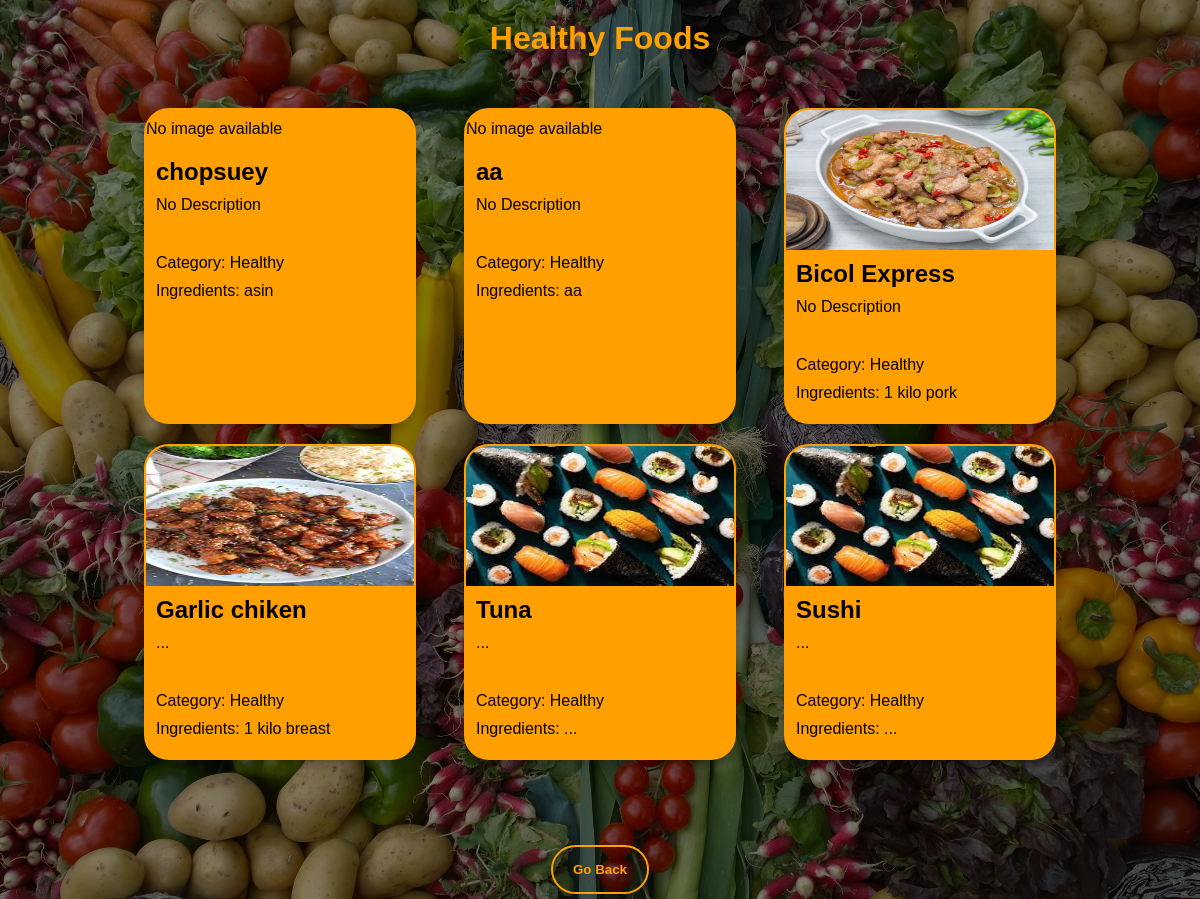
Screenshot of /healthy-foods/ with the database file from the repository.
### members/models.py (models this page shows, shortened)
class FoodItem(models.Model):
    name = models.CharField(max_length=255)
    ingredients = models.TextField()
    category = models.CharField(max_length=255, default="Uncategorized")  # Add a default value
    image = models.ImageField(upload_to='img/', default='', blank=False, null=False)
    description = models.TextField(default="No Description")  # Add a description field

### members/views.py (the view)
# urls.py: path('healthy-foods/', views.healthy_foods, name='healthy_foods'),
def healthy_foods(request):
    healthy_foods_list = FoodItem.objects.filter(category='Healthy')
    context = {'foods': healthy_foods_list}
    return render(request, 'HealthyFood.html', context)

### members/templates/HealthyFood.html (shortened to what this page needs)
{% load static %}
<!DOCTYPE html>
<html lang="en">
<head>
    <link rel="stylesheet" type="text/css" href="{% static 'healthyFood.css' %}">
    <link rel="stylesheet" type="text/css" href="{% static 'foodItemCards.css' %}">
</head>
<body>
    <h1>Healthy Foods</h1>
    <div class="food-container">
        {% for food in foods %}
            <div class="food-item">
                {% if food.image %}
                    <img src="{{ food.image.url }}" alt="{{ food.name }}">
                {% else %}
                    <p>No image available</p>
                {% endif %}
                <div class="food-details">
                    <h2>{{ food.name }}</h2>
                    <p>{{ food.description }}</p>
                </div>
                <a href="{% url 'item_page' food.id %}" style="text-decoration: none; color: inherit;">
                    <div class="food-details">
                        <p>Category: {{ food.category }}</p>
                        <p>Ingredients: {{ food.ingredients }}</p>
                    </div>
                </a>
            </div>
        {% endfor %}
    </div>
    <div class="buttons">
        <a href="{% url 'FoodPage' %}"><button class="food-button">Go Back</button></a>
    </div>
</body>
</html>

### members/static/healthyFood.css (style rules this page uses)
html { background-image: linear-gradient(rgba(0, 0, 0, 0.5), rgba(0, 0, 0, 0.5)), url("img/food2.jpg"); background-size: cover; background-repeat: no-repeat; background-position: center; height: 100%; font-family: 'Biome', sans-serif; margin: 0; }
body { display: flex; flex-direction: column; justify-content: center; align-items: center; font-family: 'Biome', sans-serif; overflow: auto; min-height: 100vh; margin: 0; }
.food-container { display: flex; flex-wrap: wrap; justify-content: space-around; width: 80%; margin: 20px auto; background-size: cover; background-repeat: no-repeat; background-position: center; flex-grow: 1; overflow-y: auto; }
.food-item { border: 2px solid #FF9F00; border-radius: 25px; margin: 10px; width: calc(30% - 20px); background-color: #FF9F00; box-shadow: 0 4px 8px 0 rgba(0, 0, 0, 0.2); overflow: hidden; display: flex; flex-direction: column; }
.food-item img { width: 100%; height: auto; max-height: 140px; overflow: hidden; }
.food-details { padding: 10px; font-family: 'Biome', sans-serif; }
h1 { color: #FF9F00; text-align: center; margin-top: 20px; }
p { font-size: 1rem; margin: 10px 0; }
.buttons { text-align: center; margin-top: 20px; }
.buttons button { margin: 5px; width: auto; padding: 15px 20px; border-radius: 25px; font-weight: bold; border: 2px solid #FF9F00; background: transparent; color: #fff; cursor: pointer; position: relative; overflow: hidden; color: #FF9F00; }

### members/static/foodItemCards.css (style rules this page uses)
html { background-image: linear-gradient(rgba(0, 0, 0, 0.5), rgba(0, 0, 0, 0.5)), url("img/food2.jpg"); background-size: cover; background-repeat: no-repeat; background-position: center; height: 100%; font-family: 'Biome', sans-serif; }
body { display: flex; flex-direction: column; justify-content: center; align-items: center; height: 100vh; overflow: auto; font-family: 'Biome', sans-serif; }
h1 { color: #FF9F00; text-align: center; }
h2 { font-size: 1.5rem; margin: 0; }
p { font-size: 1rem; margin: 10px 0; }
.buttons .display-button, .buttons .food-button { width: auto; padding: 15px 20px; border-radius: 25px; font-weight: bold; border: 2px solid #FF9F00; background: transparent; color: #fff; cursor: pointer; position: relative; overflow: hidden; color: #FF9F00; }
.buttons .display-button, .buttons .food-button { margin-left: 10px; margin-right: 10px; }
.buttons { margin-top: 30px; }

### rows the page displays
FoodItem: image "No image available", name "chopsuey", description "No Description", category "Healthy", ingredients "asin"
FoodItem: image "No image available", name "aa", description "No Description", category "Healthy", ingredients "aa"
FoodItem: image (picture), name "Bicol Express", description "No Description", category "Healthy", ingredients "1 kilo pork"
FoodItem: image (picture), name "Garlic chiken", description "...", category "Healthy", ingredients "1 kilo breast"
FoodItem: image (picture), name "Tuna", description "...", category "Healthy", ingredients "..."
FoodItem: image (picture), name "Sushi", description "...", category "Healthy", ingredients "..."
